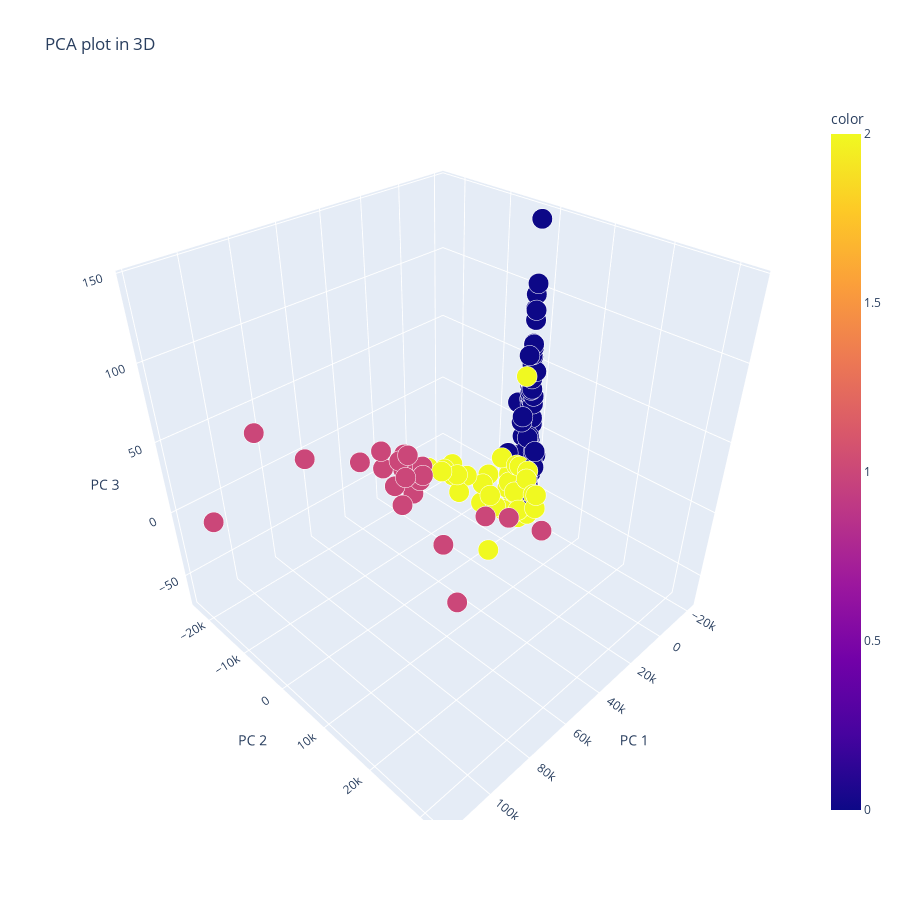

The code cell stored with this chart in its notebook:
### Code cell
PCAplot3D(X, pred_k)

### Figure 1 — Plotly figure (JSON) as saved in the notebook; plotly's stock layout.template omitted (floating-point values rounded to 4 significant figures; data arrays with more than 128 entries replaced by an {"elided": "..."} marker saying what was removed)
{"data": [{"hovertemplate": "PC 1=%{x}<br>PC 2=%{y}<br>PC 3=%{z}<br>size=%{marker.size}<br>color=%{marker.color}<extra></extra>", "legendgroup": "", "marker": {"color": {"elided": "167 int values"}, "coloraxis": "coloraxis", "opacity": 1, "size": {"elided": "167 float values"}, "sizemode": "area", "sizeref": 0.00025, "symbol": "circle"}, "mode": "markers", "name": "", "scene": "scene", "showlegend": false, "type": "scatter3d", "x": {"elided": "167 float values"}, "y": {"elided": "167 float values"}, "z": {"elided": "167 float values"}}], "layout": {"coloraxis": {"colorbar": {"title": {"text": "color"}}, "colorscale": [[0, "#0d0887"], [0.1111, "#46039f"], [0.2222, "#7201a8"], [0.3333, "#9c179e"], [0.4444, "#bd3786"], [0.5556, "#d8576b"], [0.6667, "#ed7953"], [0.7778, "#fb9f3a"], [0.8889, "#fdca26"], [1, "#f0f921"]]}, "height": 900, "legend": {"itemsizing": "constant", "tracegroupgap": 0}, "scene": {"aspectmode": "auto", "aspectratio": {"x": 1, "y": 1, "z": 1}, "domain": {"x": [0, 1], "y": [0, 1]}, "xaxis": {"title": {"text": "PC 1"}, "type": "linear"}, "yaxis": {"title": {"text": "PC 2"}, "type": "linear"}, "zaxis": {"title": {"text": "PC 3"}, "type": "linear"}}, "title": {"text": "PCA plot in 3D"}, "width": 900}}
